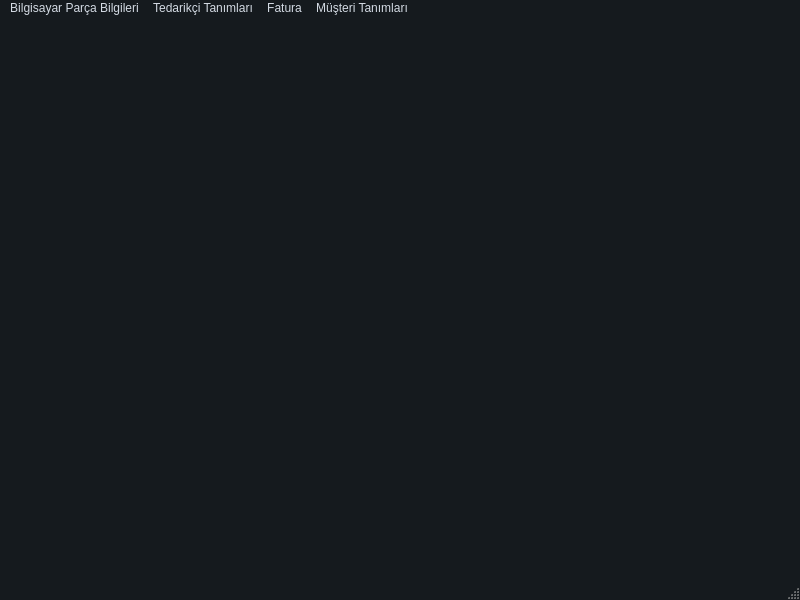
<?xml version="1.0" encoding="UTF-8"?>
<ui version="4.0">
 <class>TKNAnaPencere</class>
 <widget class="QMainWindow" name="TKNAnaPencere">
  <property name="geometry">
   <rect>
    <x>0</x>
    <y>0</y>
    <width>800</width>
    <height>600</height>
   </rect>
  </property>
  <property name="windowTitle">
   <string>TKNAnaPencere</string>
  </property>
  <property name="styleSheet">
   <string notr="true">/*
ManjaroMix Style Sheet for QT Applications
Author: Jaime A. Quiroga P.
Company: GTRONICK
Last updated: 25/02/2020, 15:42.
Available at: https://github.com/GTRONICK/QSS/blob/master/ManjaroMix.qss
*/
QMainWindow {
	background-color:#151a1e;
}
QCalendar {
	background-color: #151a1e;
}
QTextEdit {
	border-width: 1px;
	border-style: solid;
	border-color: #4fa08b;
	background-color: #222b2e;
	color: #d3dae3;
}
QPlainTextEdit {
	border-width: 1px;
	border-style: solid;
	border-color: #4fa08b;
	background-color: #222b2e;
	color: #d3dae3;
}
QToolButton {
	border-style: solid;
	border-top-color: qlineargradient(spread:pad, x1:0.5, y1:1, x2:0.5, y2:0, stop:0 rgb(215, 215, 215), stop:1 rgb(222, 222, 222));
	border-right-color: qlineargradient(spread:pad, x1:0, y1:0.5, x2:1, y2:0.5, stop:0 rgb(217, 217, 217), stop:1 rgb(227, 227, 227));
	border-left-color: qlineargradient(spread:pad, x1:0, y1:0.5, x2:1, y2:0.5, stop:0 rgb(227, 227, 227), stop:1 rgb(217, 217, 217));
	border-bottom-color: qlineargradient(spread:pad, x1:0.5, y1:1, x2:0.5, y2:0, stop:0 rgb(215, 215, 215), stop:1 rgb(222, 222, 222));
	border-width: 1px;
	border-radius: 5px;
	color: #d3dae3;
	padding: 2px;
	background-color: rgb(255,255,255);
}
QToolButton:hover{
	border-style: solid;
	border-top-color: qlineargradient(spread:pad, x1:0.5, y1:1, x2:0.5, y2:0, stop:0 rgb(195, 195, 195), stop:1 rgb(222, 222, 222));
	border-right-color: qlineargradient(spread:pad, x1:0, y1:0.5, x2:1, y2:0.5, stop:0 rgb(197, 197, 197), stop:1 rgb(227, 227, 227));
	border-left-color: qlineargradient(spread:pad, x1:0, y1:0.5, x2:1, y2:0.5, stop:0 rgb(227, 227, 227), stop:1 rgb(197, 197, 197));
	border-bottom-color: qlineargradient(spread:pad, x1:0.5, y1:1, x2:0.5, y2:0, stop:0 rgb(195, 195, 195), stop:1 rgb(222, 222, 222));
	border-width: 1px;
	border-radius: 5px;
	color: rgb(0,0,0);
	padding: 2px;
	background-color: rgb(255,255,255);
}
QToolButton:pressed{
	border-style: solid;
	border-top-color: qlineargradient(spread:pad, x1:0.5, y1:1, x2:0.5, y2:0, stop:0 rgb(215, 215, 215), stop:1 rgb(222, 222, 222));
	border-right-color: qlineargradient(spread:pad, x1:0, y1:0.5, x2:1, y2:0.5, stop:0 rgb(217, 217, 217), stop:1 rgb(227, 227, 227));
	border-left-color: qlineargradient(spread:pad, x1:0, y1:0.5, x2:1, y2:0.5, stop:0 rgb(227, 227, 227), stop:1 rgb(217, 217, 217));
	border-bottom-color: qlineargradient(spread:pad, x1:0.5, y1:1, x2:0.5, y2:0, stop:0 rgb(215, 215, 215), stop:1 rgb(222, 222, 222));
	border-width: 1px;
	border-radius: 5px;
	color: rgb(0,0,0);
	padding: 2px;
	background-color: rgb(142,142,142);
}
QPushButton{
	border-style: solid;
	border-color: #050a0e;
	border-width: 1px;
	border-radius: 5px;
	color: #d3dae3;
	padding: 2px;
	background-color: #151a1e;
}
QPushButton::default{
	border-style: solid;
	border-color: #050a0e;
	border-width: 1px;
	border-radius: 5px;
	color: #FFFFFF;
	padding: 2px;
	background-color: #151a1e;;
}
QPushButton:hover{
	border-style: solid;
	border-color: #050a0e;
	border-width: 1px;
	border-radius: 5px;
	color: #d3dae3;
	padding: 2px;
	background-color: #1c1f1f;
}
QPushButton:pressed{
	border-style: solid;
	border-color: #050a0e;
	border-width: 1px;
	border-radius: 5px;
	color: #d3dae3;
	padding: 2px;
	background-color: #2c2f2f;
}
QPushButton:disabled{
	border-style: solid;
	border-top-color: qlineargradient(spread:pad, x1:0.5, y1:1, x2:0.5, y2:0, stop:0 rgb(215, 215, 215), stop:1 rgb(222, 222, 222));
	border-right-color: qlineargradient(spread:pad, x1:0, y1:0.5, x2:1, y2:0.5, stop:0 rgb(217, 217, 217), stop:1 rgb(227, 227, 227));
	border-left-color: qlineargradient(spread:pad, x1:0, y1:0.5, x2:1, y2:0.5, stop:0 rgb(227, 227, 227), stop:1 rgb(217, 217, 217));
	border-bottom-color: qlineargradient(spread:pad, x1:0.5, y1:1, x2:0.5, y2:0, stop:0 rgb(215, 215, 215), stop:1 rgb(222, 222, 222));
	border-width: 1px;
	border-radius: 5px;
	color: #808086;
	padding: 2px;
	background-color: rgb(142,142,142);
}
QLineEdit {
	border-width: 1px;
	border-style: solid;
	border-color: #4fa08b;
	background-color: #222b2e;
	color: #d3dae3;
}
QLabel {
	color: #d3dae3;
}
QLCDNumber {
	color: #4d9b87;
}
QProgressBar {
	text-align: center;
	color: #d3dae3;
	border-radius: 10px;
	border-color: transparent;
	border-style: solid;
	background-color: #52595d;
}
QProgressBar::chunk {
	background-color: #214037	;
	border-radius: 10px;
}
QMenuBar {
	background-color: #151a1e;
}
QMenuBar::item {
	color: #d3dae3;
  	spacing: 3px;
  	padding: 1px 4px;
	background-color: #151a1e;
}

QMenuBar::item:selected {
  	background-color: #252a2e;
	color: #FFFFFF;
}
QMenu {
	background-color: #151a1e;
}
QMenu::item:selected {
	background-color: #252a2e;
	color: #FFFFFF;
}
QMenu::item {
	color: #d3dae3;
	background-color: #151a1e;
}
QTabWidget {
	color:rgb(0,0,0);
	background-color:#000000;
}
QTabWidget::pane {
		border-color: #050a0e;
		background-color: #1e282c;
		border-style: solid;
		border-width: 1px;
    	border-bottom-left-radius: 4px;
		border-bottom-right-radius: 4px;
}
QTabBar::tab:first {
	border-style: solid;
	border-left-width:1px;
	border-right-width:0px;
	border-top-width:1px;
	border-bottom-width:0px;
	border-top-color: #050a0e;
	border-left-color: #050a0e;
	border-bottom-color: #050a0e;
	border-top-left-radius: 4px;
	color: #d3dae3;
	padding: 3px;
	margin-left:0px;
	background-color: #151a1e;
}
QTabBar::tab:last {
	border-style: solid;
	border-top-width:1px;
	border-left-width:1px;
	border-right-width:1px;
	border-bottom-width:0px;
	border-color: #050a0e;
	border-top-right-radius: 4px;
	color: #d3dae3;
	padding: 3px;
	margin-left:0px;
	background-color: #151a1e;
}
QTabBar::tab {
	border-style: solid;
	border-top-width:1px;
	border-bottom-width:0px;
	border-left-width:1px;
	border-top-color: #050a0e;
	border-left-color: #050a0e;
	border-bottom-color: #050a0e;
	color: #d3dae3;
	padding: 3px;
	margin-left:0px;
	background-color: #151a1e;
}
QTabBar::tab:selected, QTabBar::tab:last:selected, QTabBar::tab:hover {
  	border-style: solid;
  	border-left-width:1px;
	border-bottom-width:0px;
	border-right-color: transparent;
	border-top-color: #050a0e;
	border-left-color: #050a0e;
	border-bottom-color: #050a0e;
	color: #FFFFFF;
	padding: 3px;
	margin-left:0px;
	background-color: #1e282c;
}

QTabBar::tab:selected, QTabBar::tab:first:selected, QTabBar::tab:hover {
  	border-style: solid;
  	border-left-width:1px;
  	border-bottom-width:0px;
  	border-top-width:1px;
	border-right-color: transparent;
	border-top-color: #050a0e;
	border-left-color: #050a0e;
	border-bottom-color: #050a0e;
	color: #FFFFFF;
	padding: 3px;
	margin-left:0px;
	background-color: #1e282c;
}

QCheckBox {
	color: #d3dae3;
	padding: 2px;
}
QCheckBox:disabled {
	color: #808086;
	padding: 2px;
}

QCheckBox:hover {
	border-radius:4px;
	border-style:solid;
	padding-left: 1px;
	padding-right: 1px;
	padding-bottom: 1px;
	padding-top: 1px;
	border-width:1px;
	border-color: transparent;
}
QCheckBox::indicator:checked {

	height: 10px;
	width: 10px;
	border-style:solid;
	border-width: 1px;
	border-color: #4fa08b;
	color: #000000;
	background-color: qradialgradient(cx:0.4, cy:0.4, radius: 1.5,fx:0, fy:0, stop:0 #1e282c, stop:0.3 #1e282c, stop:0.4 #4fa08b, stop:0.5 #1e282c, stop:1 #1e282c);
}
QCheckBox::indicator:unchecked {

	height: 10px;
	width: 10px;
	border-style:solid;
	border-width: 1px;
	border-color: #4fa08b;
	color: #000000;
}
QRadioButton {
	color: #d3dae3;
	padding: 1px;
}
QRadioButton::indicator:checked {
	height: 10px;
	width: 10px;
	border-style:solid;
	border-radius:5px;
	border-width: 1px;
	border-color: #4fa08b;
	color: #a9b7c6;
	background-color: qradialgradient(cx:0.5, cy:0.5, radius:0.4,fx:0.5, fy:0.5, stop:0 #4fa08b, stop:1 #1e282c);
}
QRadioButton::indicator:!checked {
	height: 10px;
	width: 10px;
	border-style:solid;
	border-radius:5px;
	border-width: 1px;
	border-color: #4fa08b;
	color: #a9b7c6;
	background-color: transparent;
}
QStatusBar {
	color:#027f7f;
}
QSpinBox {
	color: #d3dae3;
	background-color: #222b2e;
	border-width: 1px;
	border-style: solid;
	border-color: #4fa08b;
}
QDoubleSpinBox {
	color: #d3dae3;
	background-color: #222b2e;
	border-width: 1px;
	border-style: solid;
	border-color: #4fa08b;
}
QTimeEdit {
	color: #d3dae3;
	background-color: #222b2e;
	border-width: 1px;
	border-style: solid;
	border-color: #4fa08b;
}
QDateTimeEdit {
	color: #d3dae3;
	background-color: #222b2e;
	border-width: 1px;
	border-style: solid;
	border-color: #4fa08b;
}
QDateEdit {
	color: #d3dae3;
	background-color: #222b2e;
	border-width: 1px;
	border-style: solid;
	border-color: #4fa08b;
}
QFontComboBox {
	color: #d3dae3;
	background-color: #222b2e;
	border-width: 1px;
	border-style: solid;
	border-color: #4fa08b;
}
QComboBox {
	color: #d3dae3;
	background-color: #222b2e;
	border-width: 1px;
	border-style: solid;
	border-color: #4fa08b;
}

QDial {
	background: #16a085;
}

QToolBox {
	color: #a9b7c6;
	background-color: #222b2e;
}
QToolBox::tab {
	color: #a9b7c6;
	background-color:#222b2e;
}
QToolBox::tab:selected {
	color: #FFFFFF;
	background-color:#222b2e;
}
QScrollArea {
	color: #FFFFFF;
	background-color:#222b2e;
}
QSlider::groove:horizontal {
	height: 5px;
	background-color: #52595d;
}
QSlider::groove:vertical {
	width: 5px;
	background-color: #52595d;
}
QSlider::handle:horizontal {
	background: #1a2224;
	border-style: solid;
	border-width: 1px;
	border-color: rgb(207,207,207);
	width: 12px;
	margin: -5px 0;
	border-radius: 7px;
}
QSlider::handle:vertical {
	background: #1a2224;
	border-style: solid;
	border-width: 1px;
	border-color: rgb(207,207,207);
	height: 12px;
	margin: 0 -5px;
	border-radius: 7px;
}
QSlider::add-page:horizontal {
    background: #52595d;
}
QSlider::add-page:vertical {
    background: #52595d;
}
QSlider::sub-page:horizontal {
    background-color: #15433a;
}
QSlider::sub-page:vertical {
    background-color: #15433a;
}
QScrollBar:horizontal {
	max-height: 10px;
	border: 1px transparent grey;
	margin: 0px 20px 0px 20px;
	background: transparent;
}
QScrollBar:vertical {
	max-width: 10px;
	border: 1px transparent grey;
	margin: 20px 0px 20px 0px;
	background: transparent;
}
QScrollBar::handle:horizontal {
	background: #52595d;
	border-style: transparent;
	border-radius: 4px;
	min-width: 25px;
}
QScrollBar::handle:horizontal:hover {
	background: #58a492;
	border-style: transparent;
	border-radius: 4px;
	min-width: 25px;
}
QScrollBar::handle:vertical {
	background: #52595d;
	border-style: transparent;
	border-radius: 4px;
	min-height: 25px;
}
QScrollBar::handle:vertical:hover {
	background: #58a492;
	border-style: transparent;
	border-radius: 4px;
	min-height: 25px;
}
QScrollBar::add-line:horizontal {
   border: 2px transparent grey;
   border-top-right-radius: 4px;
   border-bottom-right-radius: 4px;
   background: #15433a;
   width: 20px;
   subcontrol-position: right;
   subcontrol-origin: margin;
}
QScrollBar::add-line:horizontal:pressed {
   border: 2px transparent grey;
   border-top-right-radius: 4px;
   border-bottom-right-radius: 4px;
   background: rgb(181,181,181);
   width: 20px;
   subcontrol-position: right;
   subcontrol-origin: margin;
}
QScrollBar::add-line:vertical {
   border: 2px transparent grey;
   border-bottom-left-radius: 4px;
   border-bottom-right-radius: 4px;
   background: #15433a;
   height: 20px;
   subcontrol-position: bottom;
   subcontrol-origin: margin;
}
QScrollBar::add-line:vertical:pressed {
   border: 2px transparent grey;
   border-bottom-left-radius: 4px;
   border-bottom-right-radius: 4px;
   background: rgb(181,181,181);
   height: 20px;
   subcontrol-position: bottom;
   subcontrol-origin: margin;
}
QScrollBar::sub-line:horizontal {
   border: 2px transparent grey;
   border-top-left-radius: 4px;
   border-bottom-left-radius: 4px;
   background: #15433a;
   width: 20px;
   subcontrol-position: left;
   subcontrol-origin: margin;
}
QScrollBar::sub-line:horizontal:pressed {
   border: 2px transparent grey;
   border-top-left-radius: 4px;
   border-bottom-left-radius: 4px;
   background: rgb(181,181,181);
   width: 20px;
   subcontrol-position: left;
   subcontrol-origin: margin;
}
QScrollBar::sub-line:vertical {
   border: 2px transparent grey;
   border-top-left-radius: 4px;
   border-top-right-radius: 4px;
   background: #15433a;
   height: 20px;
   subcontrol-position: top;
   subcontrol-origin: margin;
}
QScrollBar::sub-line:vertical:pressed {
   border: 2px transparent grey;
   border-top-left-radius: 4px;
   border-top-right-radius: 4px;
   background: rgb(181,181,181);
   height: 20px;
   subcontrol-position: top;
   subcontrol-origin: margin;
}

QScrollBar::add-page:horizontal, QScrollBar::sub-page:horizontal {
   background: none;
}
QScrollBar::add-page:vertical, QScrollBar::sub-page:vertical {
   background: none;
}</string>
  </property>
  <widget class="QWidget" name="centralwidget"/>
  <widget class="QMenuBar" name="menubar">
   <property name="geometry">
    <rect>
     <x>0</x>
     <y>0</y>
     <width>800</width>
     <height>23</height>
    </rect>
   </property>
   <widget class="QMenu" name="menuBilgisayar_Par_a_Bilgileri">
    <property name="title">
     <string>Bilgisayar Parça Bilgileri</string>
    </property>
    <widget class="QMenu" name="menu_retilen_Par_alar">
     <property name="title">
      <string>Üretilen Parçalar</string>
     </property>
     <addaction name="actionToplu_Par_a_retimi"/>
    </widget>
    <widget class="QMenu" name="menuYeni_Par_a_Giri_i">
     <property name="title">
      <string>Yeni Parça Girişi</string>
     </property>
     <addaction name="actionAnakart"/>
     <addaction name="action_lemci"/>
     <addaction name="actionEkran_Kart"/>
     <addaction name="actionRam"/>
     <addaction name="actionHardDisk"/>
     <addaction name="actionKasa"/>
     <addaction name="actionG_Kayna"/>
     <addaction name="actionMonit_r"/>
     <addaction name="actionKlavye"/>
     <addaction name="actionFare"/>
    </widget>
    <widget class="QMenu" name="menuMevcut_Par_alar">
     <property name="title">
      <string>Mevcut Parçalar</string>
     </property>
     <addaction name="actionT_m_Par_alar"/>
     <addaction name="actionAnakartlar"/>
     <addaction name="action_lemciler"/>
     <addaction name="actionEkran_Kartlar"/>
     <addaction name="actionRamler"/>
     <addaction name="actionHarddiskler"/>
     <addaction name="actionKasalar"/>
     <addaction name="actionG_Kaynaklar"/>
     <addaction name="actionMonit_rler"/>
     <addaction name="actionKlavyeler"/>
     <addaction name="actionFareler"/>
    </widget>
    <addaction name="menuYeni_Par_a_Giri_i"/>
    <addaction name="menuMevcut_Par_alar"/>
    <addaction name="separator"/>
    <addaction name="menu_retilen_Par_alar"/>
   </widget>
   <widget class="QMenu" name="menuTedarik_i_Tan_mlar">
    <property name="title">
     <string>Tedarikçi Tanımları</string>
    </property>
    <addaction name="actionYeni_Tedarik_i_Tan_mlama"/>
    <addaction name="actionTedarik_iler"/>
   </widget>
   <widget class="QMenu" name="menuFatura">
    <property name="title">
     <string>Fatura</string>
    </property>
    <widget class="QMenu" name="menuAl_Faturas">
     <property name="title">
      <string>Alış Faturası</string>
     </property>
     <addaction name="actionYeni_Fatura"/>
     <addaction name="actionFaturalar"/>
    </widget>
    <widget class="QMenu" name="menuSat_Faturas">
     <property name="title">
      <string>Satış Faturası</string>
     </property>
     <addaction name="actionYeni_Fatura_2"/>
     <addaction name="actionFaturalar_2"/>
    </widget>
    <addaction name="menuAl_Faturas"/>
    <addaction name="menuSat_Faturas"/>
   </widget>
   <widget class="QMenu" name="menuM_teri_Tan_mlar">
    <property name="title">
     <string>Müşteri Tanımları</string>
    </property>
    <addaction name="actionYeni_M_teri"/>
    <addaction name="actionM_teriler"/>
   </widget>
   <addaction name="menuBilgisayar_Par_a_Bilgileri"/>
   <addaction name="menuTedarik_i_Tan_mlar"/>
   <addaction name="menuFatura"/>
   <addaction name="menuM_teri_Tan_mlar"/>
  </widget>
  <widget class="QStatusBar" name="statusbar"/>
  <action name="actionToplu_Par_a_retimi">
   <property name="text">
    <string>Toplu Parça Üretimi</string>
   </property>
  </action>
  <action name="actionYeni_Tedarik_i_Tan_mlama">
   <property name="text">
    <string>Yeni Tedarikçi Tanımlama</string>
   </property>
  </action>
  <action name="actionTedarik_iler">
   <property name="text">
    <string>Tedarikçiler</string>
   </property>
  </action>
  <action name="actionYeni_Fatura">
   <property name="text">
    <string>Yeni Fatura</string>
   </property>
  </action>
  <action name="actionFaturalar">
   <property name="text">
    <string>Faturalar</string>
   </property>
  </action>
  <action name="actionYeni_Fatura_2">
   <property name="text">
    <string>Yeni Fatura</string>
   </property>
  </action>
  <action name="actionFaturalar_2">
   <property name="text">
    <string>Faturalar</string>
   </property>
  </action>
  <action name="actionYeni_M_teri">
   <property name="text">
    <string>Yeni Müşteri</string>
   </property>
  </action>
  <action name="actionM_teriler">
   <property name="text">
    <string>Müşteriler</string>
   </property>
  </action>
  <action name="actionAnakart">
   <property name="text">
    <string>Anakart</string>
   </property>
  </action>
  <action name="action_lemci">
   <property name="text">
    <string>İşlemci</string>
   </property>
  </action>
  <action name="actionEkran_Kart">
   <property name="text">
    <string>Ekran Kartı</string>
   </property>
  </action>
  <action name="actionRam">
   <property name="text">
    <string>Ram</string>
   </property>
  </action>
  <action name="actionHardDisk">
   <property name="text">
    <string>HardDisk</string>
   </property>
  </action>
  <action name="actionKasa">
   <property name="text">
    <string>Kasa</string>
   </property>
  </action>
  <action name="actionG_Kayna">
   <property name="text">
    <string>Güç Kaynağı</string>
   </property>
  </action>
  <action name="actionMonit_r">
   <property name="text">
    <string>Monitör</string>
   </property>
  </action>
  <action name="actionKlavye">
   <property name="text">
    <string>Klavye</string>
   </property>
  </action>
  <action name="actionFare">
   <property name="text">
    <string>Fare</string>
   </property>
  </action>
  <action name="actionT_m_Par_alar">
   <property name="text">
    <string>Tüm Parçalar</string>
   </property>
  </action>
  <action name="actionAnakartlar">
   <property name="text">
    <string>Anakartlar Liste</string>
   </property>
  </action>
  <action name="action_lemciler">
   <property name="text">
    <string>İşlemciler Liste</string>
   </property>
  </action>
  <action name="actionEkran_Kartlar">
   <property name="text">
    <string>Ekran Kartları Liste</string>
   </property>
  </action>
  <action name="actionRamler">
   <property name="text">
    <string>Ramler Liste</string>
   </property>
  </action>
  <action name="actionHarddiskler">
   <property name="text">
    <string>Harddiskler Liste</string>
   </property>
  </action>
  <action name="actionKasalar">
   <property name="text">
    <string>Kasalar Liste</string>
   </property>
  </action>
  <action name="actionG_Kaynaklar">
   <property name="text">
    <string>Güç Kaynakları Liste</string>
   </property>
  </action>
  <action name="actionMonit_rler">
   <property name="text">
    <string>Monitörler Liste</string>
   </property>
  </action>
  <action name="actionKlavyeler">
   <property name="text">
    <string>Klavyeler Liste</string>
   </property>
  </action>
  <action name="actionFareler">
   <property name="text">
    <string>Fareler Liste</string>
   </property>
  </action>
 </widget>
 <resources/>
 <connections/>
</ui>
